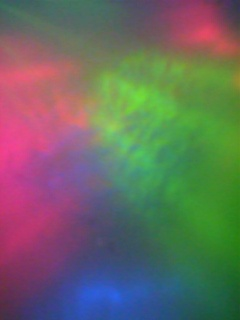
#> input picture data/ball_surface/interaction_0001.jpg, 240 x 320 px
$ python basic_clusters.py
#> lines starting #> are read from the running program, lines starting #| are printed output that depends on the picture
### data_functions.py
"""
A collection of reusable functions for data loading and preprocessing.

Author: Gemma McLean
Date: August 2025
"""

import cv2
import os


def read_data_directory(data_directory, grayscale=False):
    """
    Reads images from the specified data directory and returns a list of images and their
    corresponding labels. Each subfolder in the data directory is treated as a label.

    Args:
        data_directory (str): Path to the data directory containing subfolders of images.
        grayscale (bool, optional): Whether to read images in grayscale. Defaults to False.

    Returns:
        images (list): List of images read from the data directory.
        labels (list): List of labels corresponding to each image, derived from
        the subfolder names.
    """
#> called with data_directory = 'data', grayscale = True

    # List to hold images and their corresponding labels
    images = []
    labels = []

    # Get all subfolders from provided folder
    subfolders = [f.path for f in os.scandir(data_directory) if f.is_dir()]
    # Iterate through each subfolder
    for subfolder in subfolders:
        # Get all images in the subfolder
        for filename in os.listdir(subfolder):
            # Check if the file is an image
            if filename.endswith('.jpg') or filename.endswith('.png'):
                # Read the image, optionally in grayscale
                if grayscale:
                    image = cv2.imread(os.path.join(subfolder, filename),
                                       cv2.IMREAD_GRAYSCALE)
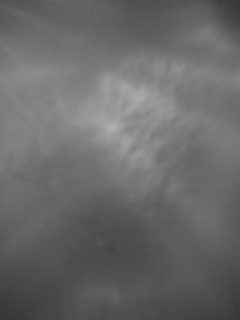
#> image: shape (320, 240); min 54, max 176, mean 105
                else:
                    image = cv2.imread(os.path.join(subfolder, filename))
                # Check if the image was read successfully
                if image is not None:
                    # Append the image to the list
                    images.append(image)
                    # Append the label (subfolder name) to the labels list
                    labels.append(os.path.basename(subfolder))
#> pass 2 of the loop in read_data_directory, `for subfolder in subfolders:`:
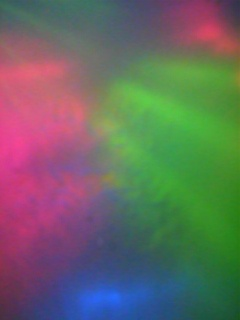
#> input picture data/ball_seam/interaction_0021.jpg, 240 x 320 px
#> in read_data_directory, `image = cv2.imread(os.path.join(subfolder, filename), cv2.IMREAD_GRAYS..`:
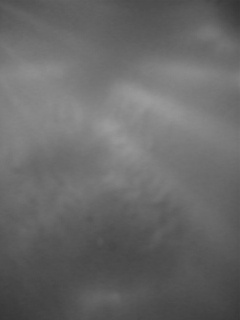
#> image: shape (320, 240); min 52, max 156, mean 104.2

    # Return the list of images and their corresponding labels
    return images, labels

### cluster_functions.py
"""
A collection of reusable functions for clustering and visualising the data.

Author: Gemma McLean
Date: August 2025
"""

import os
from sklearn.decomposition import PCA
import matplotlib.pyplot as plt
from matplotlib.colors import to_rgb, to_hex
import colorsys
from sklearn.manifold import TSNE
import umap

# Define base colors for main categories
BASE_COLORS = {
    'banana': '#E5FF00',
    'beans': '#0037AD',
    'ball': '#009C34',
    'pringles': '#FF0000',
    'hammer': '#BF20FD'
}

# Fixed colors for object sublabels
FIXED_COLORS = ['#e41a1c', '#4daf4a', '#377eb8']


def get_lighter_color(hex_color):
    """
    Generate a lighter shade of a given hex color.

    Args:
        hex_color (str): Base color in hex format.

    Returns:
        str: Lighter shade of the base color in hex format.
    """

    # Convert to HLS
    rgb = to_rgb(hex_color)
    h, l, s = colorsys.rgb_to_hls(*rgb)
    # Increase lightness (ensuring it does not exceed 1.0)
    new_l = min(l + 0.2, 1.0)
    # Convert back to RGB
    new_rgb = colorsys.hls_to_rgb(h, new_l, s)
    return to_hex(new_rgb)


# [19 lines left out: function get_darker_color, not called in this run]


def get_color_map(labels):
    """
    Create a color map for labels based on their main categories.

    Args:
        labels (list): List of labels.

    Returns:
        dict: Dictionary mapping labels to colors.
    """

    # Create an empty color map
    color_map = {}
    # For each label
    for i, sub in enumerate(labels):
        main_label = sub.split('_')[0]
        if main_label in BASE_COLORS:
            # Assign the main colour to the first
            if i % 3 == 0:
                color_map[sub] = BASE_COLORS[main_label]
            # Assign the lighter colour to the second
            elif i % 3 == 1:
                color_map[sub] = get_lighter_color(BASE_COLORS[main_label])
            # Assign the darker colour to the third
            else:
                color_map[sub] = get_darker_color(BASE_COLORS[main_label])
    return color_map


def pca_reduce(features, random_state):
    """
    Perform PCA on the given features to reduce to 2 components.

    Args:
        features (array-like): List or array of features to reduce.
        random_state (int): Random state for reproducibility.

    Returns:
        ndarray: 2D array of PCA reduced features.
    """

    pca = PCA(n_components=2, random_state=random_state)
    return pca.fit_transform(features)


def perform_tsne(features, random_state):
    """
    Perform t-SNE on the given features to reduce to 2 components.

    Args:
        features (array-like): List or array of features to reduce.
        random_state (int): Random state for reproducibility.

    Returns:
        ndarray: 2D array of t-SNE transformed features.
    """

    tsne = TSNE(n_components=2, random_state=random_state)
    return tsne.fit_transform(features)


# [14 lines left out: function perform_umap, not called in this run]


def plot_labels_2d(type, save_dir, features_2d, labels):
    """
    Plot all labels of all objects in a 2D space. Each object has its own main colour.
    Each of the 3 sublabels for each object has a different shade of the main color.

    Args:
        type (str): 'PCA', 't-SNE' or 'UMAP'.
        save_dir (str): Directory to save the plots.
        features_2d (ndarray): 2D array of features to plot.
        labels (list): List of labels corresponding to each feature.
    """

    # Get unique labels and create a color map
    sorted_labels = sorted(set(labels))
    color_map = get_color_map(sorted_labels)

    # Plot all points with their corresponding colors
    plt.figure(figsize=(10, 10))
    # Iterate through each label and plot the points
    for lab in sorted_labels:
        # Get indices of points for this label
        indices = [i for i, l in enumerate(labels) if l == lab]
        # Plot the points for this label
        plt.scatter(features_2d[indices, 0], features_2d[indices, 1],
                    label=lab, color=color_map[lab], alpha=0.7)

    # Set title and labels for the plot
    plt.title(f'{type} visualisation of all labels')
    plt.xlabel(f'{type} component 1')
    plt.ylabel(f'{type} component 2')
    plt.legend()

    # If the save directory does not exist, create it
    if not os.path.exists(save_dir):
        os.makedirs(save_dir, exist_ok=True)
    # Save plot
    plt.savefig(f'{save_dir}/{type}_labels_plot.png', dpi=300, bbox_inches='tight')
    print(f'Plot saved as {save_dir}/{type}_labels_plot.png.')

    # Adjust layout and show the plot
    plt.tight_layout()
    plt.show()


def plot_objects_2d(type, save_dir, features_2d, labels):
    """
    Plot each object and its 3 sublabels in its own 2D space.
    Each object uses a fixed red, green, blue color for labelling.

    Args:
        type (str): 'PCA', 't-SNE' or 'UMAP'.
        save_dir (str): Directory to save the plots.
        features_2d (ndarray): 2D array of features to plot.
        labels (list): List of labels corresponding to each feature.
    """

    # Get unique labels and main labels
    sorted_labels = sorted(set(labels))
    main_labels = list(BASE_COLORS.keys())

    # Create the subplots
    fig, axes = plt.subplots(2, 3, figsize=(18, 10))
    axes = axes.flatten()

    # Plot each object with its own sublabels
    for idx, main in enumerate(main_labels):
        # Current axis
        ax = axes[idx]
        # Get sublabels for the current main label
        sublist = [s for s in sorted_labels if s.startswith(main)]
        # For each sublabel, plot the points
        for i, sub in enumerate(sublist):
            # Cycle through fixed colors red, green, blue
            color = FIXED_COLORS[i % 3]
            # Get indices of points for this sublabel
            indices = [j for j, l in enumerate(labels) if l == sub]
            ax.scatter(features_2d[indices, 0], features_2d[indices, 1],
                       label=sub, color=color, alpha=0.7)

        # Set title and labels for the axis
        ax.set_title(f'{main.capitalize()} sublabels')
        ax.set_xlabel(f'{type} component 1')
        ax.set_ylabel(f'{type} component 2')
        ax.legend()

    # Hide the 6th subplot as unused
    fig.delaxes(axes[5])

    # If the save directory does not exist, create it
    if not os.path.exists(save_dir):
        os.makedirs(save_dir, exist_ok=True)
    # Save plot
    plt.savefig(f'{save_dir}/{type}_objects_plot.png', dpi=300, bbox_inches='tight')
    print(f'Plot saved as {save_dir}/{type}_objects_plot.png.')

    # Adjust layout and show the plot
    plt.tight_layout()
    plt.show()

### basic_clusters.py
"""
A script to cluster and visualise tactile images:
1. Reads tactile images from a data folder in grayscale
2. Flattens the images into 1D arrays for clustering
3. Uses PCA, t-SNE and UMAP to reduce the dimensionality of the images
4. Visualises the results with labels and colors

Author: Gemma McLean
Date: August 2025
"""

import cluster_functions
import data_functions
import numpy as np


# Read images and labels from the data folder
print('Processing tactile images...')
images, labels = data_functions.read_data_directory('data', grayscale=True)
#> images = 2 items; labels = ['ball_surface', 'ball_seam']
# Flatten the images for PCA/t-SNE
images_flat = np.array([img.flatten() for img in images])

# Set random state for reproducibility
random_state = 42

# PCA
print('Performing PCA...')
features_2d = cluster_functions.pca_reduce(images_flat, random_state)
#> features_2d = [[800.4, -2.32e-10], [-800.4, -2.32e-10]]
# Plot the results
cluster_functions.plot_labels_2d('PCA', 'plots/basic', features_2d, labels)
#> in plot_labels_2d, `sorted_labels = sorted(set(labels))`: sorted_labels = ['ball_seam', 'ball_surface']
#> the loop in get_color_map, `for i, sub in enumerate(labels):` made 2 passes
#> (sub, main_label, rgb in get_lighter_color, h in get_lighter_color, l in get_lighter_color, s in get_lighter_color, new_l in get_lighter_color, new_rgb in get_lighter_color) on pass 2: ('ball_surface', 'ball', (0, 0.612, 0.204), 0.389, 0.306, 1, 0.506, (0.0118, 1, 0.341))
#> after the loop in get_color_map, `for i, sub in enumerate(labels):`: color_map = {'ball_seam': '#009C34', 'ball_surface': '#03ff57'}
#> the loop in plot_labels_2d, `for lab in sorted_labels:` made 2 passes
#> (lab, indices) on passes 1 to 2: ('ball_seam', [1]), ('ball_surface', [0])
#> in plot_labels_2d, `plt.savefig(f'{save_dir}/{type}_labels_plot.png', dpi=300, bbox_inches..`:
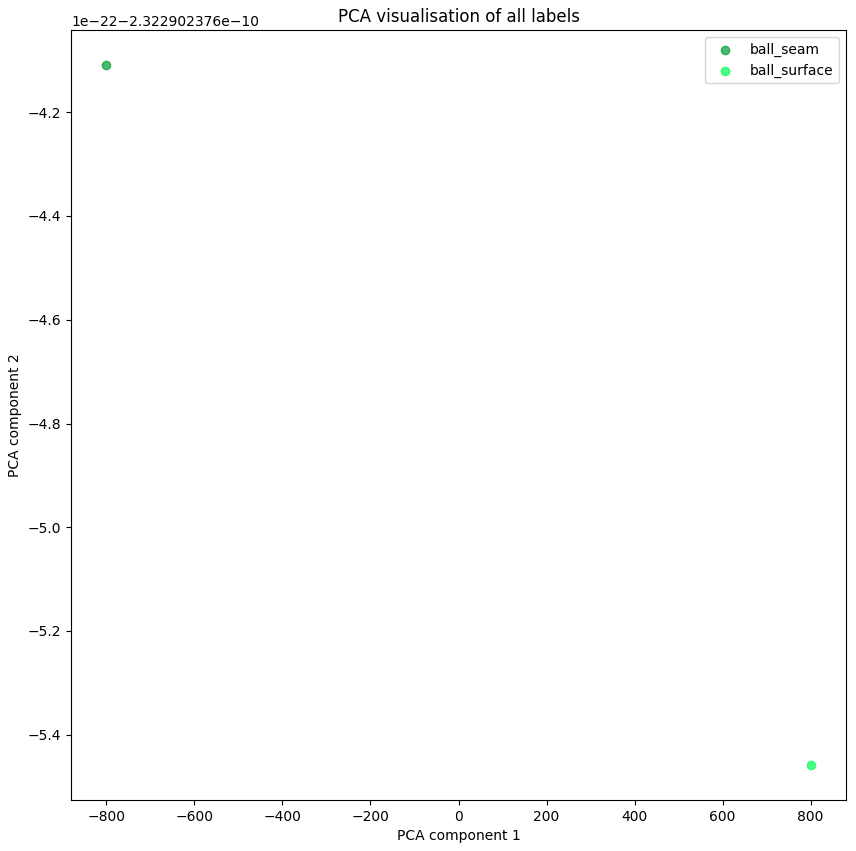
#> figure drawn by matplotlib, 1 panel
#> in plot_labels_2d, `plt.show()`:
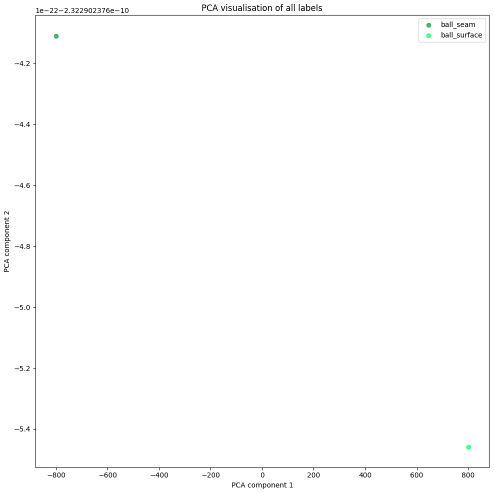
#> figure drawn by matplotlib, 1 panel
cluster_functions.plot_objects_2d('PCA', 'plots/basic', features_2d, labels)
#> in plot_objects_2d, `sorted_labels = sorted(set(labels))`: sorted_labels = ['ball_seam', 'ball_surface']
#> the loop in plot_objects_2d, `for idx, main in enumerate(main_labels):` made 5 passes
#> in plot_objects_2d, `plt.savefig(f'{save_dir}/{type}_objects_plot.png', dpi=300, bbox_inche..`:
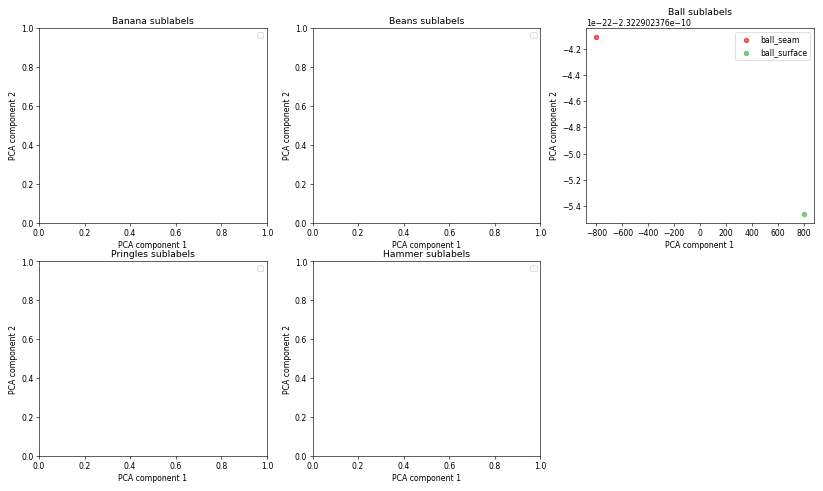
#> figure drawn by matplotlib, 1 panel
#> in plot_objects_2d, `plt.show()`:
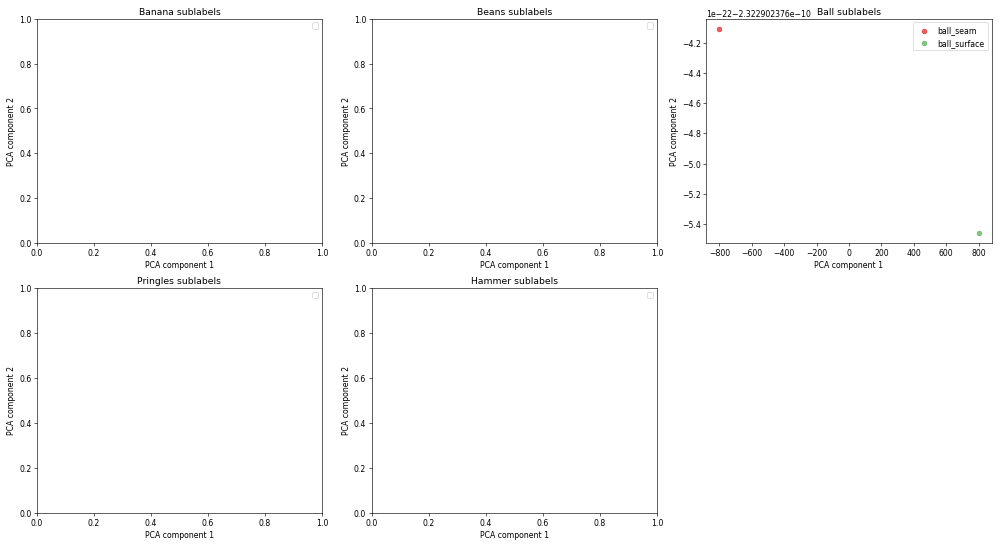
#> figure drawn by matplotlib, 1 panel

# t-SNE
print('Performing t-SNE...')
features_2d = cluster_functions.perform_tsne(images_flat, random_state)
#> (the run stopped early here; a loop or call above may not have finished)
